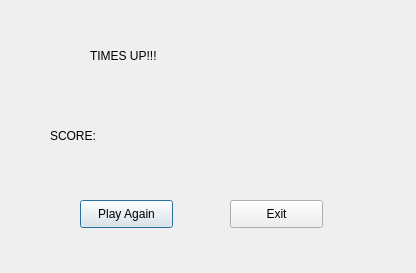
<?xml version="1.0" encoding="UTF-8"?>
<ui version="4.0">
 <class>Dialog</class>
 <widget class="QDialog" name="Dialog">
  <property name="geometry">
   <rect>
    <x>0</x>
    <y>0</y>
    <width>416</width>
    <height>273</height>
   </rect>
  </property>
  <property name="windowTitle">
   <string>Dialog</string>
  </property>
  <widget class="QLabel" name="label">
   <property name="geometry">
    <rect>
     <x>90</x>
     <y>20</y>
     <width>231</width>
     <height>71</height>
    </rect>
   </property>
   <property name="styleSheet">
    <string notr="true">font: 75 25pt &quot;AR BLANCA&quot;;
</string>
   </property>
   <property name="text">
    <string>TIMES UP!!!</string>
   </property>
  </widget>
  <widget class="QLabel" name="label_2">
   <property name="geometry">
    <rect>
     <x>50</x>
     <y>100</y>
     <width>131</width>
     <height>71</height>
    </rect>
   </property>
   <property name="styleSheet">
    <string notr="true">font: 75 25pt &quot;AR BLANCA&quot;;
</string>
   </property>
   <property name="text">
    <string>SCORE:</string>
   </property>
  </widget>
  <widget class="QPushButton" name="pushButton">
   <property name="geometry">
    <rect>
     <x>80</x>
     <y>200</y>
     <width>93</width>
     <height>28</height>
    </rect>
   </property>
   <property name="text">
    <string>Play Again</string>
   </property>
  </widget>
  <widget class="QPushButton" name="pushButton_2">
   <property name="geometry">
    <rect>
     <x>230</x>
     <y>200</y>
     <width>93</width>
     <height>28</height>
    </rect>
   </property>
   <property name="text">
    <string>Exit</string>
   </property>
  </widget>
 </widget>
 <resources/>
 <connections/>
</ui>
